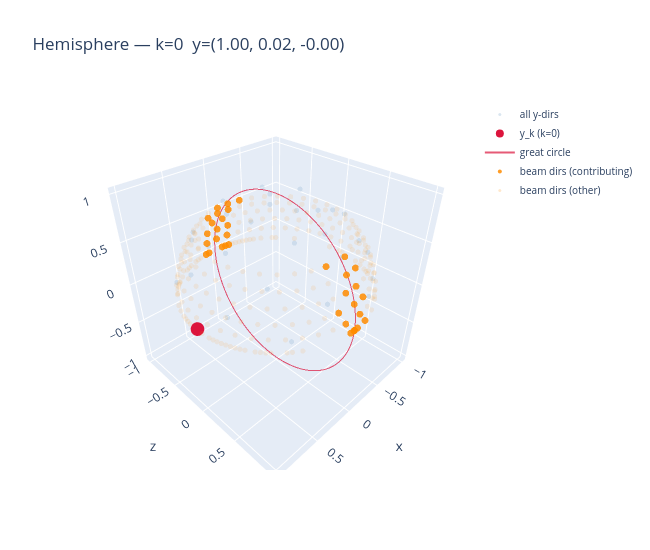

Notebook source saved alongside this figure:
### Code cell
def hemisphere_plotly(y_dirs_arr, k_highlight, contributing=None, split_locations=None):
    """Interactive plotly hemisphere plot for direction k_highlight.

    Axes are swapped to (x, z, y) so the xz plane appears horizontal.

    split_locations: list of ints — boundaries between datasets in proj_dirs.
        []         → all beam dirs in one color.
        [240]      → first 240 in color 1, rest in color 2.
        [240, 400] → three groups with three colors, etc.
    """
    y_k = y_dirs_arr[k_highlight]

    # Great circle orthogonal to y_k
    perp = np.array([1.0, 0.0, 0.0]) if abs(y_k[0]) < 0.9 else np.array([0.0, 1.0, 0.0])
    u = np.cross(y_k, perp); u /= np.linalg.norm(u)
    v = np.cross(y_k, u)
    t = np.linspace(0, 2 * np.pi, 300)
    gc = np.outer(np.cos(t), u) + np.outer(np.sin(t), v)  # (300, 3)

    close = contributing if contributing is not None else np.ones(len(proj_dirs), dtype=bool)

    if not split_locations:
        boundaries = [0, len(proj_dirs)]
        labels = ['beam dirs']
    else:
        boundaries = [0] + list(split_locations) + [len(proj_dirs)]
        labels = [f'dataset {i + 1}' for i in range(len(boundaries) - 1)]

    traces = [
        go.Scatter3d(
            x=y_dirs_arr[:, 0], y=y_dirs_arr[:, 2], z=y_dirs_arr[:, 1],
            mode='markers',
            marker=dict(size=3, color='steelblue', opacity=0.15),
            name='all y-dirs',
        ),
        go.Scatter3d(
            x=[y_k[0]], y=[y_k[2]], z=[y_k[1]],
            mode='markers',
            marker=dict(size=8, color='crimson'),
            name=f'y_k (k={k_highlight})',
        ),
        go.Scatter3d(
            x=gc[:, 0], y=gc[:, 2], z=gc[:, 1],
            mode='lines',
            line=dict(color='crimson', width=2),
            name='great circle',
            opacity=0.7,
        ),
    ]

    for i, (start, end) in enumerate(zip(boundaries[:-1], boundaries[1:])):
        color = _DATASET_COLORS[i % len(_DATASET_COLORS)]
        label = labels[i]
        seg_dirs = proj_dirs[start:end]
        seg_close = close[start:end]

        if seg_close.any():
            traces.append(go.Scatter3d(
                x=seg_dirs[seg_close, 0], y=seg_dirs[seg_close, 2], z=seg_dirs[seg_close, 1],
                mode='markers',
                marker=dict(size=4, color=color, opacity=0.85),
                name=f'{label} (contributing)',
            ))
        if (~seg_close).any():
            traces.append(go.Scatter3d(
                x=seg_dirs[~seg_close, 0], y=seg_dirs[~seg_close, 2], z=seg_dirs[~seg_close, 1],
                mode='markers',
                marker=dict(size=3, color=color, opacity=0.1),
                name=f'{label} (other)',
            ))

    fig = go.Figure(traces)
    fig.update_layout(
        scene=dict(xaxis_title='x', yaxis_title='z', zaxis_title='y'),
        title=f'Hemisphere — k={k_highlight}  y=({y_k[0]:.2f}, {y_k[1]:.2f}, {y_k[2]:.2f})',
        width=650, height=550,
        legend=dict(font=dict(size=10)),
    )
    return fig

k = 0
hemisphere_plotly(y_directions, k, contributing=adj[:, k], split_locations=SPLIT_LOCATION).show()

### Figure 1 — Plotly figure (JSON) as saved in the notebook; plotly's stock layout.template omitted (floating-point values rounded to 4 significant figures; data arrays with more than 128 entries replaced by an {"elided": "..."} marker saying what was removed)
{"data": [{"marker": {"color": "steelblue", "opacity": 0.15, "size": 3}, "mode": "markers", "name": "all y-dirs", "type": "scatter3d", "x": [0.9999, -0.7364, 0.08712, 0.6043, -0.9736, 0.8295, -0.2534, -0.4463, 0.9008, -0.8768, 0.397, 0.2764, -0.7865, 0.8722, -0.5035, -0.11, 0.6386, -0.8115, 0.558, -0.0351, -0.4678, 0.6912, -0.5429, 0.1364, 0.2869, -0.5019, 0.4255, -0.1543, -0.1057, 0.1609], "y": [-0.0, 0.6746, -0.9927, 0.7882, -0.1722, -0.5276, 0.9428, -0.8593, 0.329, 0.3619, -0.8484, 0.8813, -0.4558, -0.1918, 0.7162, -0.8491, 0.5382, 0.03356, -0.5553, 0.7591, -0.5606, 0.093, 0.3778, -0.6064, 0.5007, -0.1601, -0.1966, 0.3687, -0.2938, 0.08458], "z": [0.01667, 0.05, 0.08333, 0.1167, 0.15, 0.1833, 0.2167, 0.25, 0.2833, 0.3167, 0.35, 0.3833, 0.4167, 0.45, 0.4833, 0.5167, 0.55, 0.5833, 0.6167, 0.65, 0.6833, 0.7167, 0.75, 0.7833, 0.8167, 0.85, 0.8833, 0.9167, 0.95, 0.9833]}, {"marker": {"color": "crimson", "size": 8}, "mode": "markers", "name": "y_k (k=0)", "type": "scatter3d", "x": [0.9999], "y": [0], "z": [0.01667]}, {"line": {"color": "crimson", "width": 2}, "mode": "lines", "name": "great circle", "opacity": 0.7, "type": "scatter3d", "x": {"elided": "300 float values"}, "y": {"elided": "300 float values"}, "z": {"elided": "300 float values"}}, {"marker": {"color": "darkorange", "opacity": 0.85, "size": 4}, "mode": "markers", "name": "beam dirs (contributing)", "type": "scatter3d", "x": [0.0, -0.04536, 0.09063, 0.1357, -0.1805, -0.1908, -0.1461, -0.1011, 0.05582, 0.01047, -0.07166, -0.1694, -0.02679, 0.1164, 0.125, -3.206e-17, -0.1421, -0.1669, -0.02516, 0.1171, 0.1916, -0.07168, -0.07168, 0.07168, 0.07168, 2.253e-17, -0.1414, -0.1063, 0.03551, 0.1763, -0.07143, -0.1873, -0.0461, 0.09667, 0.1625, 0.0], "y": [1.0, 0.999, -0.9959, -0.9907, 0.9836, -0.9816, -0.9893, -0.9949, 0.9984, 0.9999, 0.9877, -0.9757, -0.9899, -0.9834, 0.9824, 0.9613, 0.9507, -0.9467, -0.9609, -0.9541, 0.942, 0.9107, -0.9107, -0.9107, 0.9107, 0.848, 0.8362, -0.8414, -0.8473, -0.8295, 0.7627, -0.7428, -0.7647, -0.7599, 0.7486, 1.0], "z": [0.0, 1.11e-16, 0.0, 0.0, 1.11e-16, 0.0, 0.0, 0.0, 1.11e-16, 0.0, 0.1392, 0.1392, 0.1392, 0.1392, 0.1392, 0.2756, 0.2756, 0.2756, 0.2756, 0.2756, 0.2756, 0.4067, 0.4067, 0.4067, 0.4067, 0.5299, 0.5299, 0.5299, 0.5299, 0.5299, 0.6428, 0.6428, 0.6428, 0.6428, 0.6428, 0.0]}, {"marker": {"color": "darkorange", "opacity": 0.1, "size": 3}, "mode": "markers", "name": "beam dirs (other)", "type": "scatter3d", "x": {"elided": "230 float values"}, "y": {"elided": "230 float values"}, "z": {"elided": "230 float values"}}], "layout": {"height": 550, "legend": {"font": {"size": 10}}, "scene": {"xaxis": {"title": {"text": "x"}}, "yaxis": {"title": {"text": "z"}}, "zaxis": {"title": {"text": "y"}}}, "title": {"text": "Hemisphere — k=0  y=(1.00, 0.02, -0.00)"}, "width": 650}}
